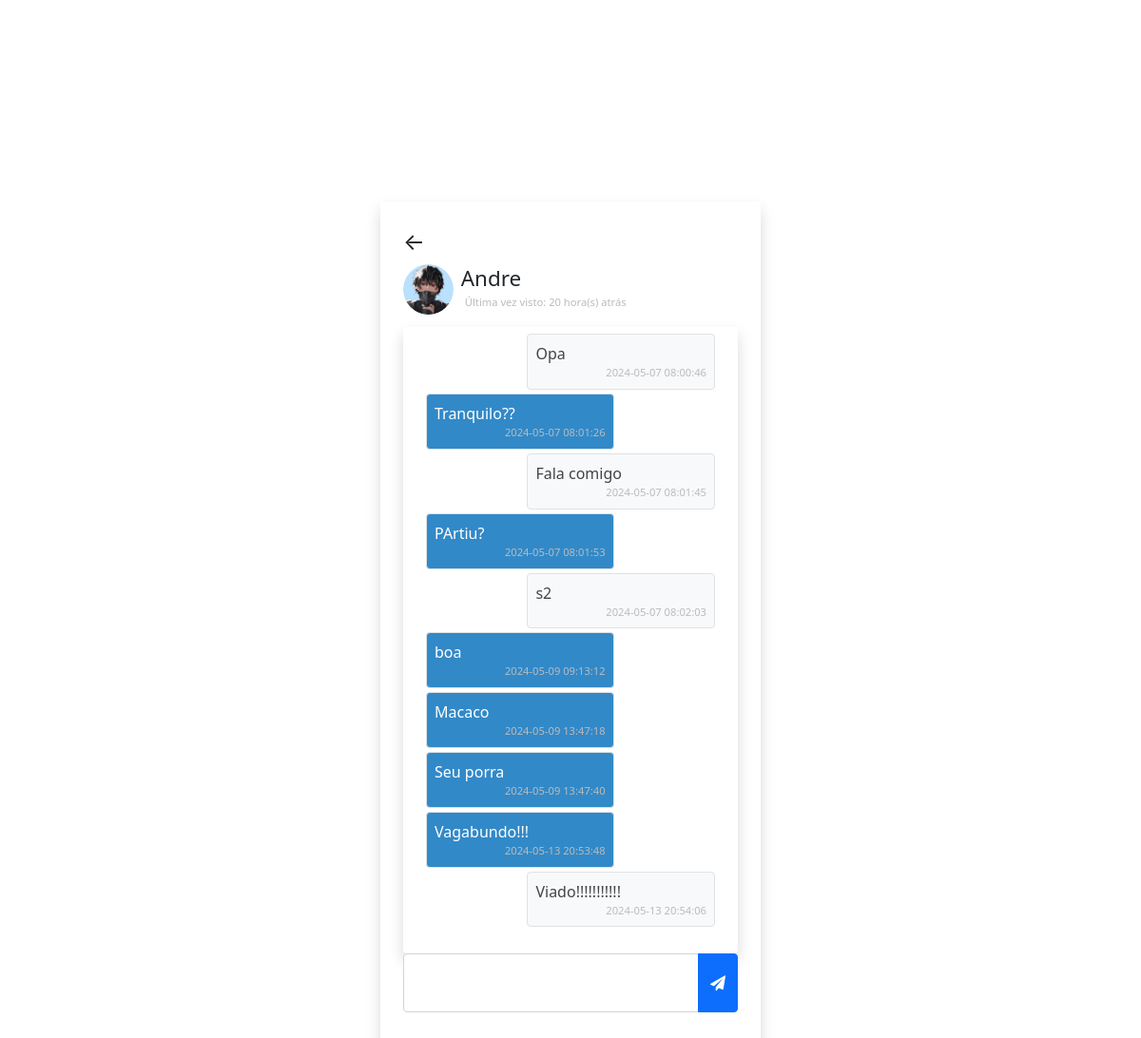
The app's page /chat.php?user=dede (signed in) with its own data.
### tables this page shows
CREATE TABLE `users` (
  `user_id` int(11) NOT NULL,
  `name` varchar(255) NOT NULL,
  `username` varchar(255) NOT NULL,
  `password` varchar(1000) NOT NULL,
  `p_p` varchar(255) DEFAULT 'user-default.png',
  `last_seen` datetime NOT NULL DEFAULT current_timestamp()
);

CREATE TABLE `chats` (
  `chat_id` int(11) NOT NULL,
  `from_id` int(11) NOT NULL,
  `to_id` int(11) NOT NULL,
  `message` text NOT NULL,
  `opened` tinyint(1) NOT NULL DEFAULT 0,
  `created_at` datetime NOT NULL DEFAULT current_timestamp()
);

### app/helpers/user.php (called while the page is built)
<?php
function getUser($username, $conn){
   $sql = "SELECT * FROM users
           WHERE username=?";
   $stmt = $conn->prepare($sql);
   $stmt->execute([$username]);
   if ($stmt->rowCount() === 1) {
   	 $user = $stmt->fetch();
   	 return $user;
   }else {
   	$user = [];
   	return $user;
   }
}

### app/helpers/timeAgo.php (called while the page is built, shortened)
<?php
function last_seen($date_time){
   $timestamp = strtotime($date_time);
   $strTime = array("segundo", "minuto", "hora", "dia", "mês", "ano");
   $length = array("60","60","24","30","12","10");
   $currentTime = time();
   if($currentTime >= $timestamp) {
		$diff     = time()- $timestamp;
		for($i = 0; $diff >= $length[$i] && $i < count($length)-1; $i++) {
		$diff = $diff / $length[$i];
		}
		$diff = round($diff);
		if ($diff < 59 && $strTime[$i] == "segundo") {
			return 'Ativo';
		}else {
			return $diff . " " . $strTime[$i] . "(s) atrás ";
		}
   }
}
?>

### app/helpers/chat.php (called while the page is built)
<?php
function getChats($id_1, $id_2, $conn){
   $sql = "SELECT * FROM chats
           WHERE (from_id=? AND to_id=?)
           OR    (to_id=? AND from_id=?)
           ORDER BY chat_id ASC";
    $stmt = $conn->prepare($sql);
    $stmt->execute([$id_1, $id_2, $id_1, $id_2]);
    if ($stmt->rowCount() > 0) {
    	$chats = $stmt->fetchAll();
    	return $chats;
    }else {
    	$chats = [];
    	return $chats;
    }
}

### chat.php (the view, shortened to what this page needs)
<?php
  if (isset($_SESSION['username'])) {
  	include 'app/db.conn.php';
  	include 'app/helpers/user.php';
  	include 'app/helpers/chat.php';
  	include 'app/helpers/timeAgo.php';
  	$chatWith = getUser($_GET['user'], $conn);
  	$chats = getChats($_SESSION['user_id'], $chatWith['user_id'], $conn);
?>
<!DOCTYPE html>
<html lang="pt-br">
<head>
	<link href="https://cdn.jsdelivr.net/npm/bootstrap@5.0.1/dist/css/bootstrap.min.css" rel="stylesheet">
	<link rel = "stylesheet" href = "css/style.css">
	<link rel="stylesheet" href="https://cdnjs.cloudflare.com/ajax/libs/font-awesome/4.7.0/css/font-awesome.min.css">
</head>
<body class = "d-flex justify-content-center align-items-center vh-100">
    <div class = "w-400 shadow p-4 rounded">
    	<a href = "home.php" class = "fs-4 link-dark">&#8592;</a>
    	   <div class = "d-flex align-items-center">
    	   	  <img src = "uploads/<?=$chatWith['p_p']?>" class = "w-15 rounded-circle">
               <h3 class = "display-4 fs-sm m-2">
               	  <?=$chatWith['name']?> <br>
               	  	<div class = "d-flex align-items-center" title = "online">
						<?php
							if (last_seen($chatWith['last_seen']) == "Ativo") {
						?>
							<div class = "online"></div>
							<small class = "d-block p-1">Online</small>
						<?php }else{ ?>
							<small class = "d-block p-1">
								Última vez visto:
								<?=last_seen($chatWith['last_seen'])?>
							</small>
						<?php } ?>
               	  </div>
               </h3>
    	   </div>
    	   <div class = "shadow p-4 rounded d-flex flex-column mt-2 chat-box" id = "chatBox">
    	        <?php
                     if (!empty($chats)) {
                     foreach($chats as $chat){
                     	if($chat['from_id'] == $_SESSION['user_id'])
                     	{ ?>
						<p class = "rtext align-self-end border rounded p-2 mb-1">
						    <?=$chat['message']?>
						    <small class = "d-block">
						    	<?=$chat['created_at']?>
						    </small>
						</p>
                    <?php }else{ ?>
						<p class = "ltext border rounded p-2 mb-1">
							<?=$chat['message']?>
							<small class = "d-block">
								<?=$chat['created_at']?>
							</small>
						</p>
                    <?php }
                     }
    	   		} ?>
    	   </div>
    	   <div class = "input-group mb-3">
    	   	   <textarea cols = "3" id = "message" class = "form-control"></textarea>
    	   	   <button class = "btn btn-primary" id = "sendBtn">
    	   	   	  <i class = "fa fa-paper-plane"></i>
    	   	   </button>
    	   </div>
    </div>
 </body>
 </html>
<?php
  }else{
  	header("Location: index.php");
   	exit;
  }
 ?>

### css/style.css (style rules this page uses)
.vh-100 { min-height: 100vh; }
.w-400 { width: 400px; }
a { text-decoration: none; }
.w-15 { width: 15%; }
.fs-sm { font-size: 1.4rem; }
small { color: #bbb; font-size: 0.7rem; text-align: right; }
.chat-box { overflow-y: auto; overflow-x: hidden; max-height: 50vh; }
.rtext { width: 65%; background: #f8f9fa; color: #444; }
.ltext { width: 65%; background: #3289c8; color: #fff; }
textarea { resize: none; }

### records on screen
users: p_p (picture), name "Andre", last_seen "20 hora(s) atrás"
chats: message "Opa", created_at "2024-05-07 08:00:46"
chats: message "Tranquilo??", created_at "2024-05-07 08:01:26"
chats: message "Fala comigo", created_at "2024-05-07 08:01:45"
chats: message "PArtiu?", created_at "2024-05-07 08:01:53"
chats: message "s2", created_at "2024-05-07 08:02:03"
chats: message "boa", created_at "2024-05-09 09:13:12"
chats: message "Macaco", created_at "2024-05-09 13:47:18"
chats: message "Seu porra", created_at "2024-05-09 13:47:40"
chats: message "Vagabundo!!!", created_at "2024-05-13 20:53:48"
chats: message "Viado!!!!!!!!!!!", created_at "2024-05-13 20:54:06"
